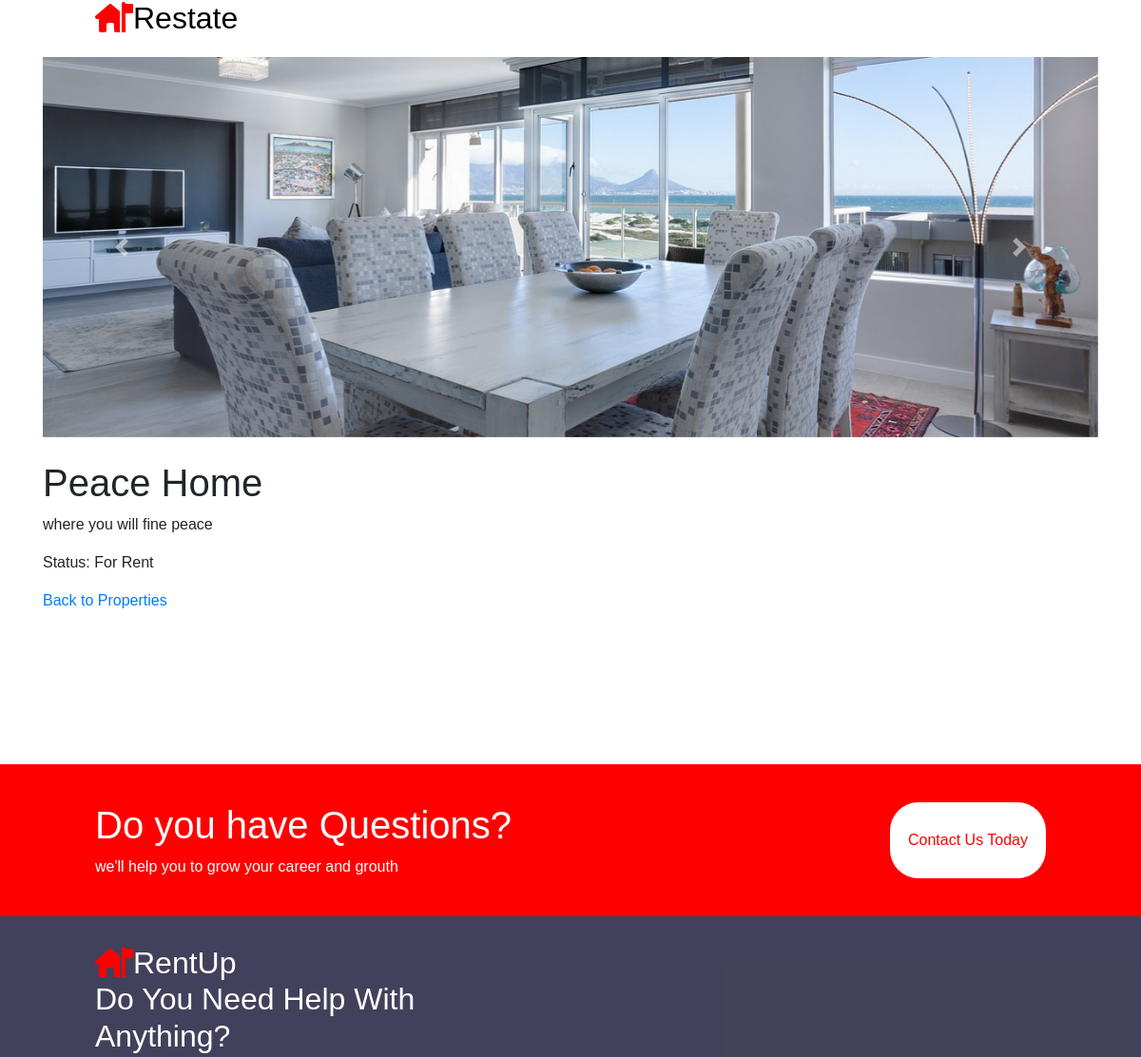
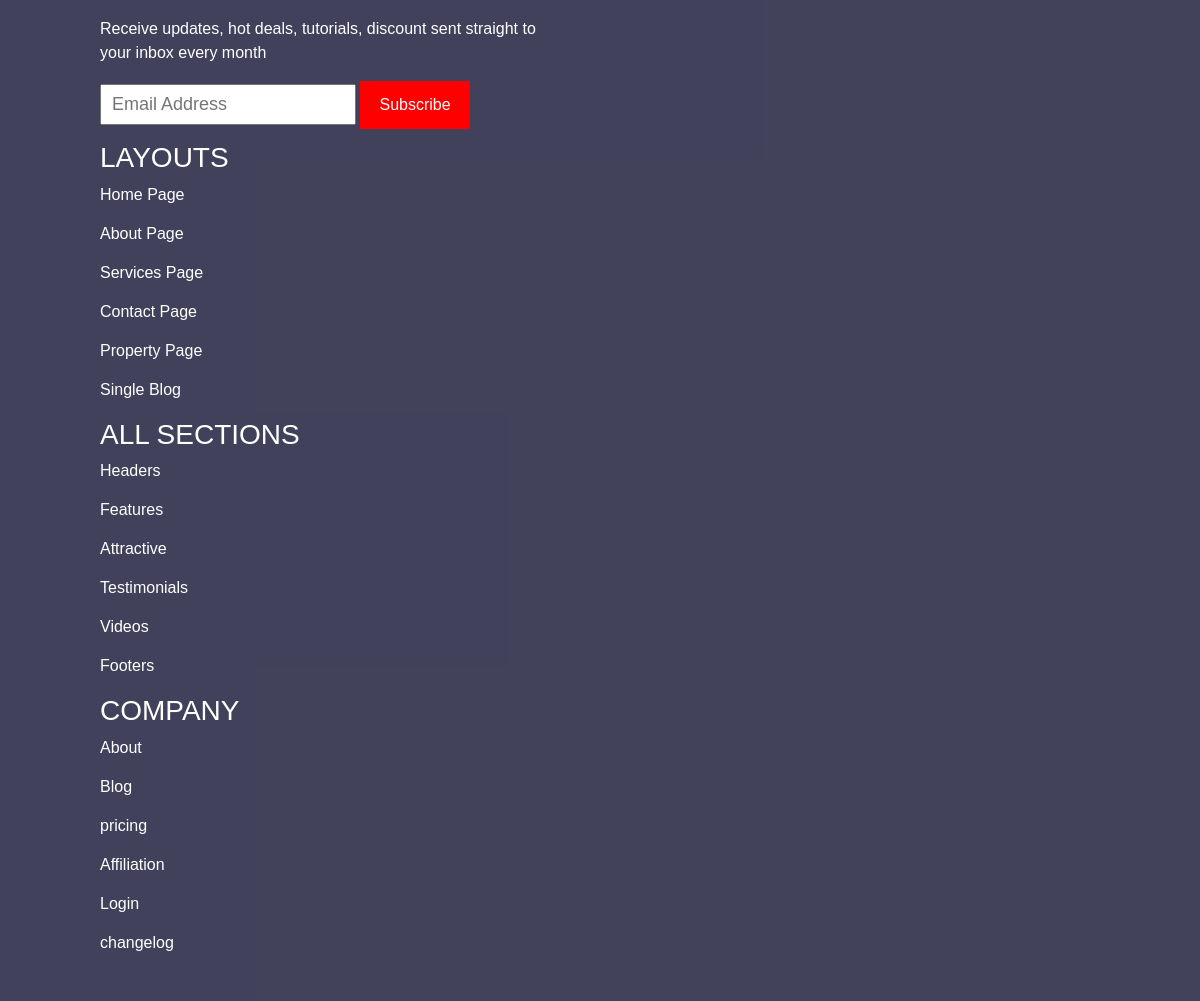
The app's page /property/4 with its own data (2 pictures, top to bottom).
### models.py (models this page shows)
class Image(db.Model):
    __tablename__ = 'image'
    id = db.Column(db.Integer, primary_key=True)
    filename = db.Column(db.String(100), nullable=False)
    filepath = db.Column(db.String(200), nullable=False)
    property_id = db.Column(db.Integer, db.ForeignKey('property.id'), nullable=False)

class Property(db.Model):
    __tablename__ = 'property'
    id = db.Column(db.Integer, primary_key=True)
    name = db.Column(db.String(20), nullable=False)
    type = db.Column(db.String(20), nullable=False)
    description = db.Column(db.String(150), nullable=True)
    price = db.Column(db.Float, nullable=False)
    num_of_rooms = db.Column(db.Float, nullable=True)
    status = db.Column(db.String(10), nullable=False)
    location = db.Column(db.String(150), nullable=False)
    user_id = db.Column(db.Integer, db.ForeignKey('user.id'), nullable=False)
    users = db.relationship('User', secondary=user_property, back_populates='properties')
    images = db.relationship('Image', backref='property', lazy=True)

### routes.py (the view)
    @app.route('/property/<int:property_id>')
    def property_details(property_id):
        property = Property.query.get_or_404(property_id)
        return render_template('property-detail.html', property=property)

### templates/property-detail.html (shortened to what this page needs)
{% extends 'base.html'%}
{%block slider_links%}
    <link rel="stylesheet" href="https://maxcdn.bootstrapcdn.com/bootstrap/4.5.2/css/bootstrap.min.css">
{%endblock%}
{%block content%}
<section class="container">
    <div id="propertyCarousel" class="carousel slide" data-ride="carousel">
      <div class="carousel-inner">
        {% for image in property.images %}
        <div class="carousel-item {% if loop.first %}active{% endif %}">
          <img src="{{ url_for('uploaded_file', filename=image.filename) }}" class="d-block w-100" alt="{{ property.name }}">
        </div>
        {% endfor %}
      </div>
      <a class="carousel-control-prev" href="#propertyCarousel" role="button" data-slide="prev">
        <span class="carousel-control-prev-icon" aria-hidden="true"></span>
      </a>
      <a class="carousel-control-next" href="#propertyCarousel" role="button" data-slide="next">
        <span class="carousel-control-next-icon" aria-hidden="true"></span>
      </a>
    </div>
    <br>
    <h1>{{ property.name }}</h1>
    <p>{{ property.description }}</p>
    <p>Status: {{ property.status }}</p>
    <a href="{{ url_for('show_properties') }}">Back to Properties</a>
  </section>
  {%endblock%}

### static/styles/base-styles.css (style rules this page uses)
* { box-sizing: border-box; padding: 0; margin: 0; font-family: sans-serif; }
section { padding: 60px 100px; }
footer .sec1 h2, p, h3 { margin-bottom: 20px; }
.carousel img { height: 400px; width: 600px; object-fit: cover; }

### records on screen
Image: filename (picture)
Property: name "Peace Home", description "where you will fine peace", status "For Rent"
